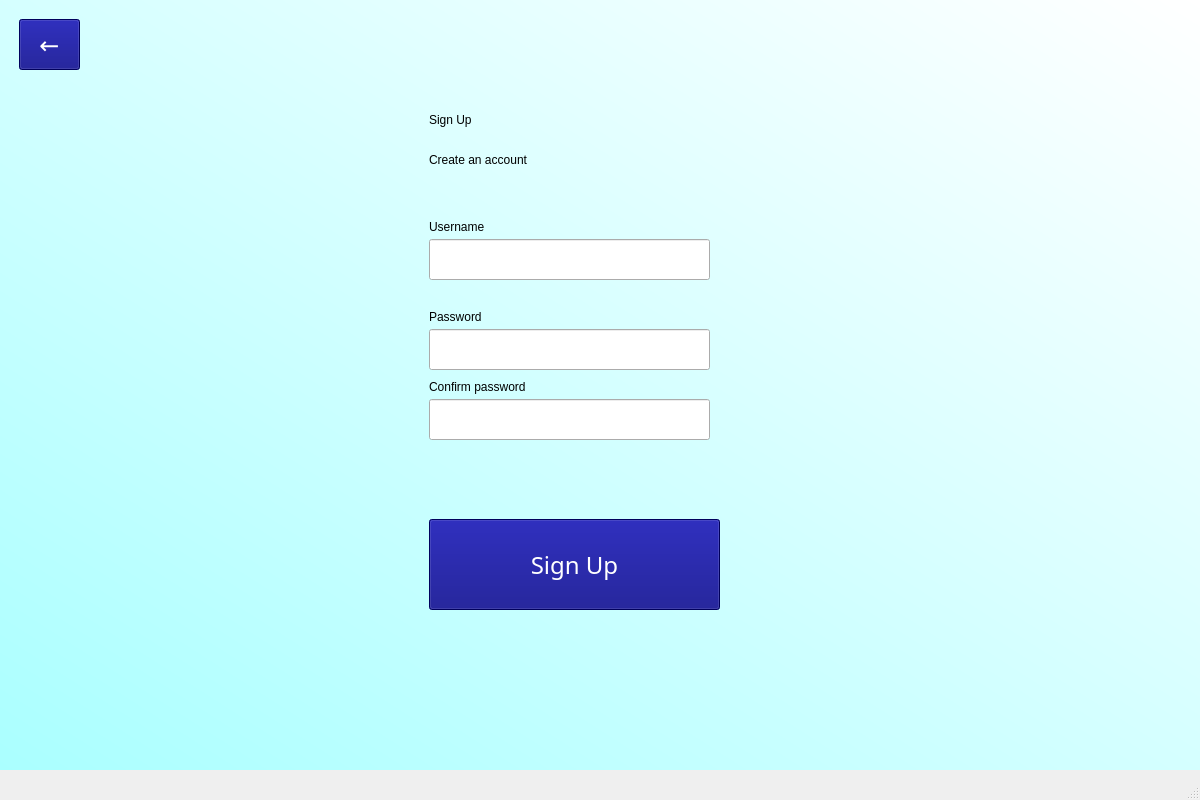
<?xml version="1.0" encoding="UTF-8"?>
<ui version="4.0">
 <class>MainWindow</class>
 <widget class="QMainWindow" name="MainWindow">
  <property name="geometry">
   <rect>
    <x>0</x>
    <y>0</y>
    <width>1200</width>
    <height>800</height>
   </rect>
  </property>
  <property name="windowTitle">
   <string>MainWindow</string>
  </property>
  <widget class="QWidget" name="centralwidget">
   <widget class="QWidget" name="bgWidget" native="true">
    <property name="geometry">
     <rect>
      <x>-1</x>
      <y>-1</y>
      <width>1201</width>
      <height>771</height>
     </rect>
    </property>
    <property name="styleSheet">
     <string notr="true">QWidget#bgWidget{
background-color: qlineargradient(spread:reflect, x1:0, y1:1, x2:1, y2:0.00568182, stop:0 rgba(170, 255, 255, 255), stop:1 rgba(255, 255, 255, 255))}</string>
    </property>
    <widget class="QPushButton" name="signUpConfirm">
     <property name="geometry">
      <rect>
       <x>430</x>
       <y>520</y>
       <width>291</width>
       <height>91</height>
      </rect>
     </property>
     <property name="font">
      <font>
       <family>MS Reference Sans Serif</family>
       <pointsize>18</pointsize>
      </font>
     </property>
     <property name="styleSheet">
      <string notr="true">color: rgb(255, 255, 255);
background-color: rgb(0, 0, 127);</string>
     </property>
     <property name="text">
      <string>Sign Up</string>
     </property>
     <property name="shortcut">
      <string>Return</string>
     </property>
    </widget>
    <widget class="QLabel" name="signupText">
     <property name="geometry">
      <rect>
       <x>430</x>
       <y>70</y>
       <width>161</width>
       <height>101</height>
      </rect>
     </property>
     <property name="styleSheet">
      <string notr="true">font: 24pt &quot;MS Reference Sans Serif&quot;;
</string>
     </property>
     <property name="text">
      <string>Sign Up</string>
     </property>
    </widget>
    <widget class="QLabel" name="signUpSubtext">
     <property name="geometry">
      <rect>
       <x>430</x>
       <y>140</y>
       <width>291</width>
       <height>41</height>
      </rect>
     </property>
     <property name="styleSheet">
      <string notr="true">font: 10pt &quot;MS Reference Sans Serif&quot;;</string>
     </property>
     <property name="text">
      <string>Create an account</string>
     </property>
    </widget>
    <widget class="QLineEdit" name="usernameField">
     <property name="geometry">
      <rect>
       <x>430</x>
       <y>240</y>
       <width>281</width>
       <height>41</height>
      </rect>
     </property>
     <property name="font">
      <font>
       <family>MS Reference Sans Serif</family>
       <pointsize>12</pointsize>
      </font>
     </property>
    </widget>
    <widget class="QLabel" name="usernameSubtext">
     <property name="geometry">
      <rect>
       <x>430</x>
       <y>220</y>
       <width>61</width>
       <height>16</height>
      </rect>
     </property>
     <property name="text">
      <string>Username</string>
     </property>
    </widget>
    <widget class="QLineEdit" name="passwordField">
     <property name="geometry">
      <rect>
       <x>430</x>
       <y>330</y>
       <width>281</width>
       <height>41</height>
      </rect>
     </property>
     <property name="font">
      <font>
       <family>MS Reference Sans Serif</family>
       <pointsize>12</pointsize>
      </font>
     </property>
     <property name="echoMode">
      <enum>QLineEdit::Password</enum>
     </property>
    </widget>
    <widget class="QLabel" name="passwordSubtext">
     <property name="geometry">
      <rect>
       <x>430</x>
       <y>310</y>
       <width>61</width>
       <height>16</height>
      </rect>
     </property>
     <property name="text">
      <string>Password</string>
     </property>
    </widget>
    <widget class="QPushButton" name="backButton">
     <property name="geometry">
      <rect>
       <x>20</x>
       <y>20</y>
       <width>61</width>
       <height>51</height>
      </rect>
     </property>
     <property name="font">
      <font>
       <family>MS Reference Sans Serif</family>
       <pointsize>18</pointsize>
      </font>
     </property>
     <property name="styleSheet">
      <string notr="true">color: rgb(255, 255, 255);
background-color: rgb(0, 0, 127);</string>
     </property>
     <property name="text">
      <string>←</string>
     </property>
    </widget>
    <widget class="QLabel" name="errorLabel">
     <property name="geometry">
      <rect>
       <x>430</x>
       <y>480</y>
       <width>291</width>
       <height>31</height>
      </rect>
     </property>
     <property name="styleSheet">
      <string notr="true">font: 12pt &quot;MS Reference Sans Serif&quot;;
color: rgb(255, 0, 0);</string>
     </property>
     <property name="text">
      <string/>
     </property>
    </widget>
    <widget class="QLineEdit" name="confirmPasswordField">
     <property name="geometry">
      <rect>
       <x>430</x>
       <y>400</y>
       <width>281</width>
       <height>41</height>
      </rect>
     </property>
     <property name="font">
      <font>
       <family>MS Reference Sans Serif</family>
       <pointsize>12</pointsize>
      </font>
     </property>
     <property name="echoMode">
      <enum>QLineEdit::Password</enum>
     </property>
    </widget>
    <widget class="QLabel" name="confirmPasswordSubtext">
     <property name="geometry">
      <rect>
       <x>430</x>
       <y>380</y>
       <width>111</width>
       <height>16</height>
      </rect>
     </property>
     <property name="text">
      <string>Confirm password</string>
     </property>
    </widget>
   </widget>
  </widget>
  <widget class="QMenuBar" name="menubar">
   <property name="geometry">
    <rect>
     <x>0</x>
     <y>0</y>
     <width>1200</width>
     <height>26</height>
    </rect>
   </property>
  </widget>
  <widget class="QStatusBar" name="statusbar"/>
 </widget>
 <tabstops>
  <tabstop>signUpConfirm</tabstop>
  <tabstop>usernameField</tabstop>
  <tabstop>passwordField</tabstop>
  <tabstop>confirmPasswordField</tabstop>
  <tabstop>backButton</tabstop>
 </tabstops>
 <resources/>
 <connections/>
</ui>
